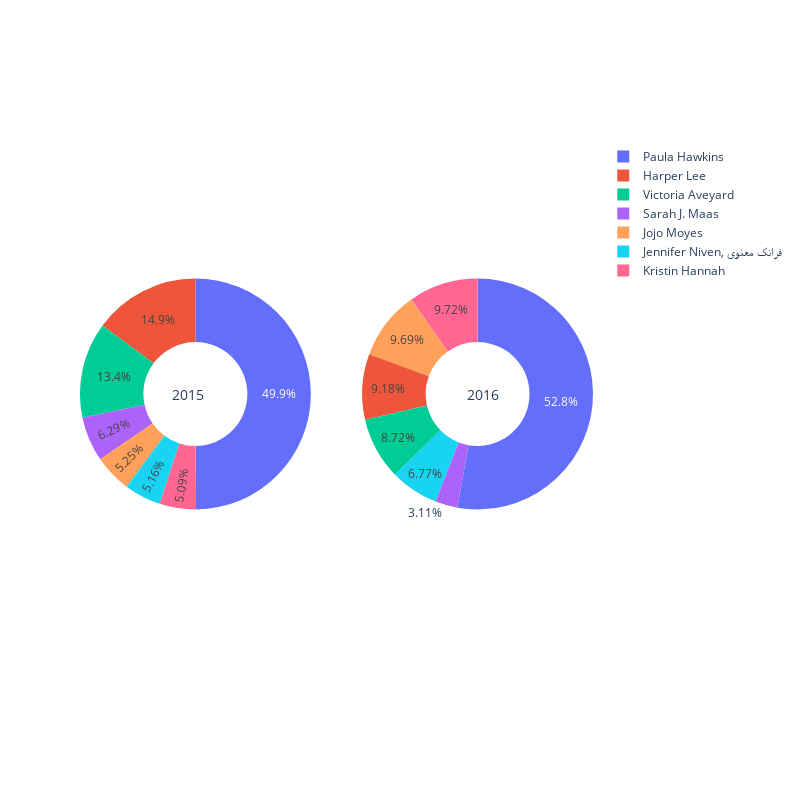

Source (notebook cell):
### Markdown cell above
### 2.5 Number of Authors Ratings Rates
    Author : Vamsidhar
    
    This function takes in a dataframe and returns the Number of Authors Ratings Rates for year 2015 and 2016.
    
    Params:
    -------------------
    input: books_data
           =>dataframe

### Code cell
def getpiechart(vamsidhar_books_data):
    df = vamsidhar_books_data[vamsidhar_books_data.original_publication_year == 2015].iloc[:7,:]
    pie1 = df.ratings_1
    df1 = vamsidhar_books_data[vamsidhar_books_data.original_publication_year == 2016].iloc[:7,:]
    pie2 = df1.ratings_1
    labels = df.authors.value_counts().index

    fig = make_subplots(rows=1, cols=2, specs=[[{'type':'domain'}, {'type':'domain'}]])
    fig.add_trace(go.Pie(labels=labels, values=pie1, name="Number Of Authors Rates"),
                  1, 1)
    fig.add_trace(go.Pie(labels=labels, values=pie2, name="Number Of Authors Rates"),
                  1, 2)
    fig.update_traces(hole=.45, hoverinfo="label+percent+name")
    fig.update_layout(
        height=800, width=800,
        annotations=[dict(text='2015', x=0.175, y=0.5, font_size=14, showarrow=False),
                     dict(text='2016', x=0.82, y=0.5, font_size=14, showarrow=False)])
    fig.show()
getpiechart(vamsidhar_books_data)

### Figure 1 — Plotly figure (JSON) as saved in the notebook; plotly's stock layout.template omitted (floating-point values rounded to 4 significant figures)
{"data": [{"domain": {"x": [0, 0.45], "y": [0, 1]}, "hole": 0.45, "hoverinfo": "label+percent+name", "labels": ["Paula Hawkins", "Kristin Hannah", "Harper Lee", "Victoria Aveyard", "Jojo Moyes", "Sarah J. Maas", "Jennifer Niven, فرانک معنوی"], "name": "Number Of Authors Rates", "type": "pie", "values": [27773, 2829, 8284, 7454, 2923, 3499, 2871]}, {"domain": {"x": [0.55, 1], "y": [0, 1]}, "hole": 0.45, "hoverinfo": "label+percent+name", "labels": ["Paula Hawkins", "Kristin Hannah", "Harper Lee", "Victoria Aveyard", "Jojo Moyes", "Sarah J. Maas", "Jennifer Niven, فرانک معنوی"], "name": "Number Of Authors Rates", "type": "pie", "values": [15828, 2913, 2752, 2615, 2905, 931, 2029]}], "layout": {"annotations": [{"font": {"size": 14}, "showarrow": false, "text": "2015", "x": 0.175, "y": 0.5}, {"font": {"size": 14}, "showarrow": false, "text": "2016", "x": 0.82, "y": 0.5}], "height": 800, "width": 800}}
